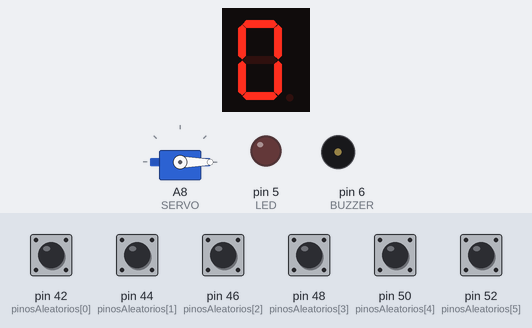
The program below on a simulated Arduino Mega 2560, built with avr-gcc and run on an emulated ATmega2560. On the bench: 1-digit seven-segment display, servo, output pins drawn as LEDs (lit = HIGH), buzzer (waves = sounding). Wiring (from diagram.json): 1-digit 7-segment display, segments lit when LOW: segments pin 7, pin 8, pin 9, pin 10, pin 11, pin 12, pin 13. The inputs (shaded band) are chosen by the test bench; at power-on: pin 42 (pinosAleatorios[0]), pin 44 (pinosAleatorios[1]), pin 46 (pinosAleatorios[2]), pin 48 (pinosAleatorios[3]), pin 50 (pinosAleatorios[4]), pin 52 (pinosAleatorios[5]) HIGH. Random numbers use the default seed unless the program sets one; the segment pins are drawn as the display they are named for; pins used as bus, display or sensor lines are not drawn.

Above: at 0.31 s.
At 6.21 s:
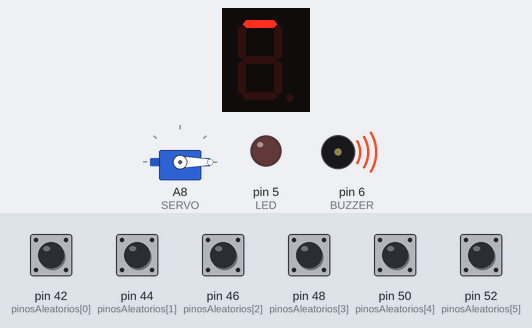
At 11.8 s:
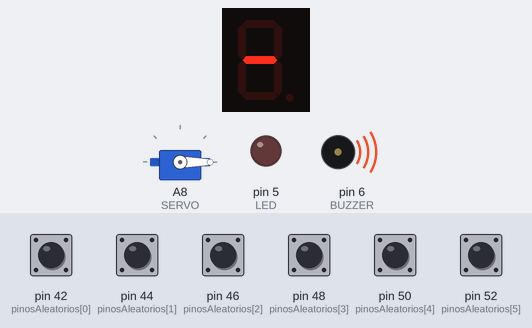
At 18.07 s:
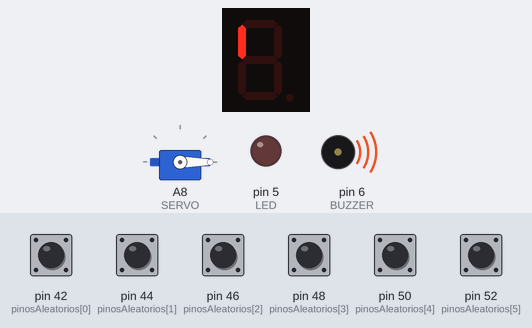
Timing chart, 0 to 40.0 s (numbered marks = the images above):
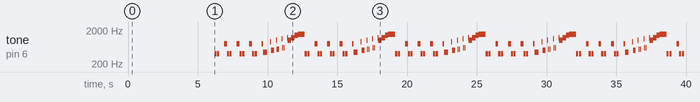

Measured:
- by itself, tone on pin 6 (BUZZER): plays 400 Hz for 0.15 s, 400 Hz for 0.15 s, 800 Hz for 0.20 s, 400 Hz for 0.15 s, 400 Hz for 0.15 s, 800 Hz for 0.20 s … (140 notes in this stretch)

The program:

main.cpp
```cpp
#include <Arduino.h> //necessário apenas no PlatformIO
#include <Servo.h>

#define BUZZER  6
#define LED     5
#define SERVO  A8 // ARDUINO MEGA

Servo servo;

//portas ligadas as segmento A, B, C, D, E, F, G
const int porta[7] =        {7, 8, 9,10,11,12,13};

/* Representação dos segmentos
         A
      F     B
         G
      E     C
         D
*/
int digitos[11][7] =
  {//A,B,C,D,E,F,G
    {1,1,1,1,1,1,0}, //0 abcdef
    {0,1,1,0,0,0,0}, //1 bc
    {1,1,0,1,1,0,1}, //2 abdeg
    {1,1,1,1,0,0,1}, //3 abcdg
    {0,1,1,0,0,1,1}, //4 bcfg
    {1,0,1,1,0,1,1}, //5 acdfg
    {1,0,1,1,1,1,1}, //6 acdefg
    {1,1,1,0,0,0,0}, //7 abc
    {1,1,1,1,1,1,1}, //8 abcdefg
    {1,1,1,1,0,1,1}, //9 abcdfg
    {0,0,1,1,1,1,1}  //b bcdfg
  };

// Array para randomizar a ordem dos pinos
// int pinosAleatorios[5] = {A0, A1, A2, A3, A4, A5}; // ARDUINO UNO
int pinosAleatorios[6] = {42, 44, 46, 48, 50, 52};  // ARDUINO MEGA

void digito(int digito);
void embaralharPinos();  //NOVO
void animacaoDisplay();  //NOVO
void animacaoCobrinha(); //NOVO
void apagarTodos();      //NOVO
void acenderSegmentos(int segmentos[], int quantidade); //NOVO

void setup() {
  for(int i=0; i<7;i++){
    pinMode(porta[i], OUTPUT); //PORTAS DO DISPLAY DE 7 SEGMENTOS
  }

  for(int i=42; i<=52; i+=2){ //PORTAS 42 A 52(PARES) PARA DESARMAR A BOMBA
    pinMode(i, INPUT_PULLUP); //HIGH
  }

  pinMode(LED, OUTPUT);
  pinMode(BUZZER, OUTPUT);

  servo.attach(SERVO);
  servo.write(0); // angulo 0°
  // Inicializa o gerador de números aleatórios com milis
  randomSeed(millis());
  // Embaralha a ordem dos pinos
  embaralharPinos();
  // Executa animações iniciais
  animacaoDisplay();
  delay(500);
  animacaoCobrinha();
}

int tempoAtual, tempoAnterior = 0, intervalo = 1500, i = 9;
bool buz = false, led = false, reiniciouContador = false;

void loop() {
  tempoAtual = millis();
  if(tempoAtual - tempoAnterior >= intervalo){
    tempoAnterior = tempoAtual;
    digito(i);
    // i = i>9 ? 0 : i; //operador ternário
    if(buz) tone(BUZZER,500,300);
    if(led) digitalWrite(LED, !digitalRead(LED));
    if(i==0){
      tone(BUZZER,1000,5000);
      servo.write(180); //estoura o balão
      digito(10); //b
      while (true){}
    }
    i--;
  }
  /*
    Portas definidas como INPUT_PULLUP e estão conectado ao GND, por isso o estado é invertido LOW enquanto o fio esta conectado ao GND e HIGH quando desconectado, assim o digitalRead retorna 0 (falso) quando o fio esta conectado ao GND e 1 (verdadeiro) quando desconectado.
  */
  if(digitalRead(pinosAleatorios[0])&&(intervalo!=intervalo/2)){
    intervalo = intervalo/2; //acelera o relogio
  }
  if((digitalRead(pinosAleatorios[1]))&&(!buz)){
    buz = true; //buzzer com o relogio
  }
  if(digitalRead(pinosAleatorios[2])){
    i = 0; //condição pra explodir
  }
  if((digitalRead(pinosAleatorios[3]))&&(!led)){
    led = true; //blink com o relogio
  }
  if((digitalRead(pinosAleatorios[4])&&(!reiniciouContador))){
    i = 9; //reinicia o tempo
    reiniciouContador = true;
  }
  if(digitalRead(pinosAleatorios[5])){
    intervalo = -1; //desarma a bomba
    while(true){
      animacaoCobrinha();
    }
  }

}

void digito(int digito){
  for (int segmento = 0; segmento<7 ; segmento++){
    digitalWrite(porta[segmento], digitos[digito][segmento]);
  }
}

// Função para embaralhar o array de pinos usando algoritmo Fisher-Yates
void embaralharPinos() {
  for (int i = 5; i > 0; i--) {
    int j = random(0, i + 1); //  J=2 I=5
    // Troca os elementos
    int temp = pinosAleatorios[i];
    pinosAleatorios[i] = pinosAleatorios[j];
    pinosAleatorios[j] = temp;
  }
}

// Função para apagar todos os segmentos
void apagarTodos() {
  for (int i = 0; i < 7; i++) {
    digitalWrite(porta[i], HIGH); // HIGH apaga o segmento
  }
}

// Função para acender segmentos específicos
void acenderSegmentos(int segmentos[], int quantidade) {
  apagarTodos();
  for (int i = 0; i < quantidade; i++) {
    digitalWrite(porta[segmentos[i]], LOW); // LOW acende o segmento
  }
}

// Função principal de animação
void animacaoDisplay() {
  int delayAnimacao = 50; // Delay entre cada etapa da animação

  // Repete a animação N vezes
  #define N 1
  for (int ciclo = 0; ciclo < 3; ciclo++) {

    // 1ª Animação: Sentido horário A→B→C→D→E→F
    apagarTodos();
    delay(delayAnimacao);

    // Acendendo no sentido horário
    int segmentosHorario1[] = {0, 1, 2, 3, 4, 5}; // A, B, C, D, E, F
    for (int etapa = 0; etapa < 6; etapa++) {
      digitalWrite(porta[segmentosHorario1[etapa]], LOW); // Acende o segmento
      delay(delayAnimacao);
    }

    delay(delayAnimacao); // Pausa com todos acesos

    // Apagando na mesma ordem horária
    for (int etapa = 0; etapa < 6; etapa++) {
      digitalWrite(porta[segmentosHorario1[etapa]], HIGH); // Apaga o segmento
      delay(delayAnimacao);
    }

    delay(delayAnimacao);

    // 2ª Animação: Sentido horário A→B→G→F
    apagarTodos();
    delay(delayAnimacao);

    int segmentosHorario2[] = {0, 1, 6, 5}; // A, B, G, F
    // Acendendo no sentido horário
    for (int etapa = 0; etapa < 4; etapa++) {
      digitalWrite(porta[segmentosHorario2[etapa]], LOW); // Acende o segmento
      delay(delayAnimacao);
    }

    delay(delayAnimacao); // Pausa com todos acesos

    // Apagando na mesma ordem horária
    for (int etapa = 0; etapa < 4; etapa++) {
      digitalWrite(porta[segmentosHorario2[etapa]], HIGH); // Apaga o segmento
      delay(delayAnimacao);
    }

    delay(delayAnimacao);

    // 3ª Animação: Sentido horário C→D→E→G
    apagarTodos();
    delay(delayAnimacao);

    int segmentosHorario3[] = {2, 3, 4, 6}; // C, D, E, G
    // Acendendo no sentido horário
    for (int etapa = 0; etapa < 4; etapa++) {
      digitalWrite(porta[segmentosHorario3[etapa]], LOW); // Acende o segmento
      delay(delayAnimacao);
    }

    delay(delayAnimacao); // Pausa com todos acesos

    // Apagando na mesma ordem horária
    for (int etapa = 0; etapa < 4; etapa++) {
      digitalWrite(porta[segmentosHorario3[etapa]], HIGH); // Apaga o segmento
      delay(delayAnimacao);
    }

    // Pausa entre ciclos
    apagarTodos();
    delay(delayAnimacao * 2);
  }

  // Finaliza com todos apagados
  apagarTodos();
}

// Função de animação cobrinha desenhando o 8
void animacaoCobrinha() {
  int delayCobrinha = 100; // Delay inicial para movimento da cobrinha

  // Sequência para desenhar o 8: A→B→G→E→D→C→G→F
  int sequencia8[] = {0, 1, 6, 4, 3, 2, 6, 5}; // A, B, G, E, D, C, G, F

  // Sons do Mario Kart - frequências para tum, tum, biiiim
  int somTum = 400;    // Som grave para "tum"
  int somBiim = 800;   // Som agudo para "biiiim"
  int duracaoTum = 150;
  int duracaoBiim = 300;

  // Repete a animação da cobrinha 3 vezes na velocidade normal
  for (int ciclo = 0; ciclo < 3; ciclo++) {
    for (int pos = 0; pos < 8; pos++) {
      apagarTodos();
      digitalWrite(porta[sequencia8[pos]], LOW); // Acende apenas um segmento

      // Efeito sonoro sincronizado
      if (pos == 0 || pos == 2) {
        // "Tum" nos segmentos A e G (início de cada volta do 8)
        tone(BUZZER, somTum, duracaoTum);
      } else if (pos == 7) {
        // "Biiiim" no segmento F (final do ciclo)
        tone(BUZZER, somBiim, duracaoBiim);
      }

      delay(delayCobrinha);
    }
    // Pequena pausa entre ciclos
    apagarTodos();
    delay(delayCobrinha);
  }

  // Agora acelera progressivamente - 5 ciclos acelerando
  for (int cicloAceleracao = 0; cicloAceleracao < 5; cicloAceleracao++) {
    // Reduz o delay a cada ciclo (acelera)
    int velocidadeAtual = delayCobrinha - (cicloAceleracao * 30);
    if (velocidadeAtual < 50) velocidadeAtual = 50; // Velocidade mínima

    // Sons também aceleram
    int duracaoTumAtual = duracaoTum - (cicloAceleracao * 20);
    int duracaoBiimAtual = duracaoBiim - (cicloAceleracao * 40);
    if (duracaoTumAtual < 50) duracaoTumAtual = 50;
    if (duracaoBiimAtual < 100) duracaoBiimAtual = 100;

    for (int pos = 0; pos < 8; pos++) {
      apagarTodos();
      digitalWrite(porta[sequencia8[pos]], LOW); // Acende apenas um segmento

      // Efeito sonoro acelerado
      if (pos == 0 || pos == 2) {
        // "Tum" mais rápido
        tone(BUZZER, somTum + (cicloAceleracao * 50), duracaoTumAtual);
      } else if (pos == 7) {
        // "Biiiim" mais agudo e rápido
        tone(BUZZER, somBiim + (cicloAceleracao * 100), duracaoBiimAtual);
      }

      delay(velocidadeAtual);
    }
  }

  // Ciclo final super rápido - repete 3 vezes com som contínuo
  for (int cicloFinal = 0; cicloFinal < 3; cicloFinal++) {
    // Som contínuo crescente para o final
    tone(BUZZER, 1000 + (cicloFinal * 200), 240);

    for (int pos = 0; pos < 8; pos++) {
      apagarTodos();
      digitalWrite(porta[sequencia8[pos]], LOW);
      delay(30); // Muito rápido
    }
  }

  // Som final de "chegada"
  tone(BUZZER, 1500, 500);
  delay(500);

  // Finaliza com todos apagados
  apagarTodos();
}
```
